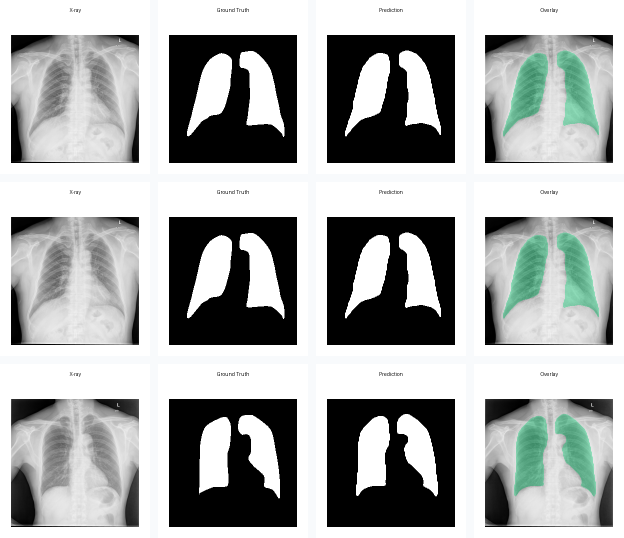
#> input picture segmentation.PNG, 1248 x 1076 px (shown at 1/2 size); its folder holds only this picture in this run
$ python prepare_kaggle_dataset.py --input-dir ..
#> lines starting #> are read from the running program, lines starting #| are printed output that depends on the picture; after the words box and inside, x2 and y2 are one past the last pixel; in counts of white or black regions, pixels touching at a corner belong together
"""Prepare a manifest from the public Kaggle chest X-ray mask dataset.

Expected Kaggle dataset:
https://www.kaggle.com/datasets/nikhilpandey360/chest-xray-masks-and-labels
"""

# ruff: noqa: E402

from __future__ import annotations

import argparse
import random
import sys
from pathlib import Path

import cv2

ROOT = Path(__file__).resolve().parents[1]
SRC = ROOT / "src"
if str(SRC) not in sys.path:
    sys.path.insert(0, str(SRC))

from lung_segmentation.data import ManifestEntry, split_summary, write_manifest

IMAGE_DIR_NAMES = {"cxr_png", "cxr-png", "image", "images"}
MASK_DIR_NAMES = {"mask", "masks", "lung masks", "lung_mask", "lung_masks"}


def build_parser() -> argparse.ArgumentParser:
    parser = argparse.ArgumentParser(
        description="Build data/manifest.csv from Kaggle chest X-ray images and masks."
    )
    parser.add_argument(
        "--input-dir",
        required=True,
        help="Extracted Kaggle dataset directory, e.g. /kaggle/input/chest-xray-masks-and-labels.",
    )
    parser.add_argument("--out", default="data/manifest.csv", help="Output manifest CSV path.")
    parser.add_argument("--seed", type=int, default=42, help="Deterministic split seed.")
    parser.add_argument("--train-ratio", type=float, default=0.70)
    parser.add_argument("--val-ratio", type=float, default=0.15)
    parser.add_argument(
        "--preprocess-size",
        type=int,
        default=256,
        help="Write resized image copies and binary masks under data/processed. Use 0 to disable.",
    )
    return parser


def prepare_manifest(
    input_dir: str | Path,
    output_path: str | Path,
    *,
    seed: int = 42,
    train_ratio: float = 0.70,
    val_ratio: float = 0.15,
    preprocess_size: int | None = None,
) -> list[ManifestEntry]:
    """Create manifest entries from the Kaggle folder and write them to CSV."""

    root = Path(input_dir).expanduser().resolve()
    if not root.exists():
        raise FileNotFoundError(f"Kaggle input directory not found: {root}")

    image_paths = _find_images(root)
    mask_paths = _find_masks(root)
    pairs = _match_image_mask_pairs(image_paths, mask_paths)
    if not pairs:
        raise ValueError(
            "No image/mask pairs were found. Expected folders like CXR_png/ and masks/."
        )

    if preprocess_size and preprocess_size > 0:
        pairs = _preprocess_pairs(pairs, Path(output_path), preprocess_size)

    random.Random(seed).shuffle(pairs)
    split_by_stem = _assign_splits([image.stem for image, _ in pairs], train_ratio, val_ratio)

    entries = [
        ManifestEntry(
            image_path=image,
            mask_path=mask,
            source=_source_from_stem(image.stem),
            patient_id=image.stem,
            split=split_by_stem[image.stem],
        )
        for image, mask in pairs
    ]
    write_manifest(output_path, entries)
    return entries


def _find_images(root: Path) -> list[Path]:
    image_dirs = [
        path
        for path in root.rglob("*")
        if path.is_dir() and path.name.lower() in IMAGE_DIR_NAMES
    ]
    if not image_dirs:
        image_dirs = [root]
    return sorted(
        path.resolve()
        for directory in image_dirs
        for path in directory.iterdir()
        if path.is_file() and _is_image_file(path) and "_mask" not in path.stem.lower()
    )


def _find_masks(root: Path) -> list[Path]:
    mask_dirs = [
        path
        for path in root.rglob("*")
        if path.is_dir() and path.name.lower() in MASK_DIR_NAMES
    ]
    if not mask_dirs:
        mask_dirs = [root]
    return sorted(
        path.resolve()
        for directory in mask_dirs
        for path in directory.iterdir()
        if path.is_file() and _is_image_file(path)
    )


def _match_image_mask_pairs(
    image_paths: list[Path],
    mask_paths: list[Path],
) -> list[tuple[Path, Path]]:
    images_by_stem = {path.stem: path for path in image_paths}
    pairs = []
    for mask in mask_paths:
        image_stem = _image_stem_from_mask(mask)
        image = images_by_stem.get(image_stem)
        if image is not None:
            pairs.append((image, mask))
    return sorted(pairs, key=lambda pair: pair[0].stem)


def _preprocess_pairs(
    pairs: list[tuple[Path, Path]],
    output_path: Path,
    size: int,
) -> list[tuple[Path, Path]]:
    processed_root = output_path.parent / "processed" / f"kaggle_chest_xray_masks_{size}"
    image_dir = processed_root / "images"
    mask_dir = processed_root / "masks"
    image_dir.mkdir(parents=True, exist_ok=True)
    mask_dir.mkdir(parents=True, exist_ok=True)

    processed_pairs = []
    for image_path, mask_path in pairs:
        processed_image = image_dir / image_path.name
        processed_mask = mask_dir / mask_path.name
        _write_resized_image(image_path, processed_image, size)
        _write_binary_mask(mask_path, processed_mask, size)
        processed_pairs.append((processed_image.resolve(), processed_mask.resolve()))
    return processed_pairs


def _write_resized_image(input_path: Path, output_path: Path, size: int) -> None:
#> called with size = 256
    image = cv2.imread(str(input_path), cv2.IMREAD_COLOR)
#> image is the input picture: shape (1076, 1248, 3); mean B, G, R 170.9, 171.9, 169.2
    if image is None:
        raise FileNotFoundError(f"Could not read image: {input_path}")
    resized = cv2.resize(image, (size, size), interpolation=cv2.INTER_AREA)
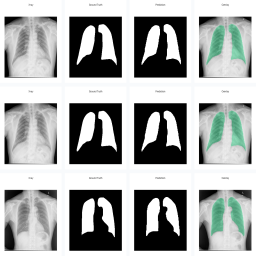
#> resized: shape (256, 256, 3); mean B, G, R 170.9, 171.9, 169.2
    cv2.imwrite(str(output_path), resized)


def _write_binary_mask(input_path: Path, output_path: Path, size: int) -> None:
#> called with size = 256
    mask = cv2.imread(str(input_path), cv2.IMREAD_UNCHANGED)
    if mask is None:
        raise FileNotFoundError(f"Could not read mask: {input_path}")
    if mask.ndim == 3:
        mask = cv2.cvtColor(mask, cv2.COLOR_BGR2GRAY)
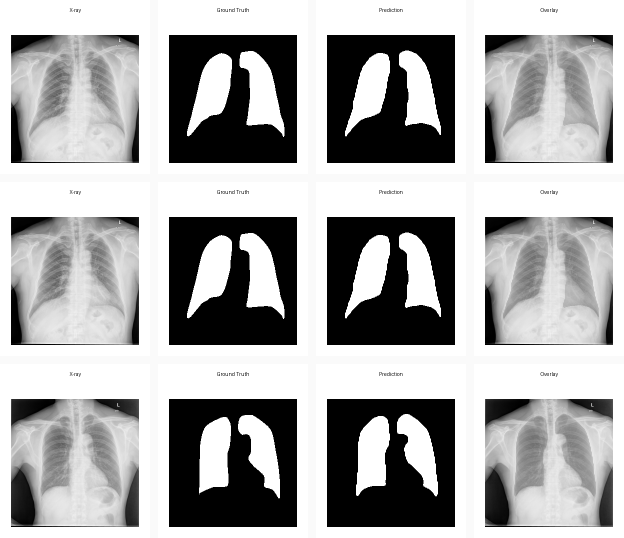
#> mask: shape (1076, 1248) (shown at 1/2 size); min 0, max 255, mean 171
    _, binary = cv2.threshold(mask.astype("uint8"), 127, 255, cv2.THRESH_BINARY)
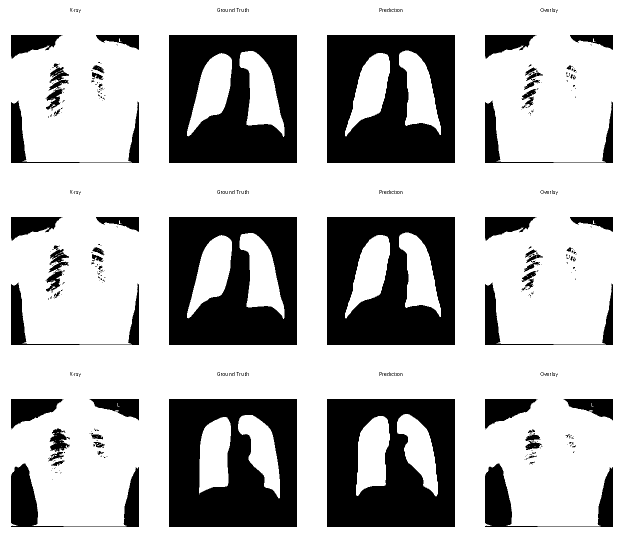
#> binary: shape (1076, 1248) (shown at 1/2 size); 72% white; 409 black regions (340 under 20 px), largest, box (x1, y1, x2, y2) and area: (654, 798, 910, 1054) 50911, (338, 798, 594, 1054) 50908, (654, 70, 910, 326) 50246
    binary = cv2.resize(binary, (size, size), interpolation=cv2.INTER_NEAREST)
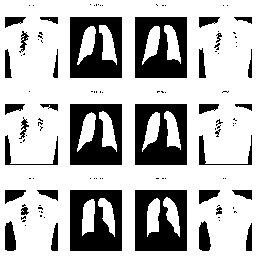
#> binary: shape (256, 256); 72% white; 110 black regions (75 under 20 px), largest, box (x1, y1, x2, y2) and area: (70, 190, 122, 251) 2461, (135, 190, 187, 251) 2453, (135, 17, 187, 78) 2422
    cv2.imwrite(str(output_path), binary.astype("uint8"))


def _image_stem_from_mask(mask_path: Path) -> str:
    stem = mask_path.stem
    for suffix in ("_mask", "-mask", "_lung", "-lung"):
        if stem.lower().endswith(suffix):
            return stem[: -len(suffix)]
    return stem


def _assign_splits(
    stems: list[str],
    train_ratio: float,
    val_ratio: float,
) -> dict[str, str]:
    if not 0 <= train_ratio <= 1 or not 0 <= val_ratio <= 1:
        raise ValueError("train_ratio and val_ratio must be between 0 and 1.")
    if train_ratio + val_ratio >= 1:
        raise ValueError("train_ratio + val_ratio must leave room for a test split.")
    if len(stems) < 3:
#> (the run stopped early here; a loop or call above may not have finished)
